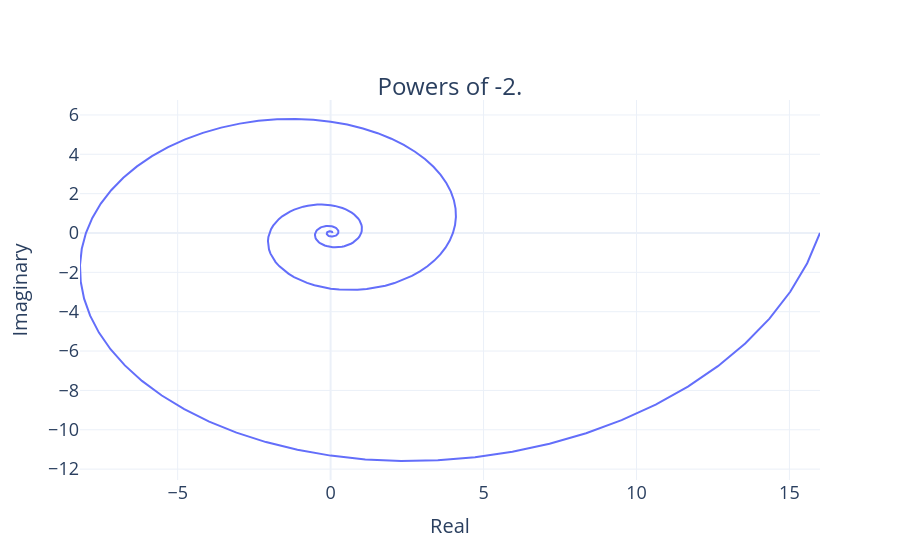

The notebook cell this image was saved under:
### Code cell
print("The hovertext sets the text that will appear when you hover your cursor over a point.")
print("This is a nice way to make a parametrized plot, where the paramets shows up in the hover.")
fig = go.Figure(data=go.Scatter(x=x, y=y,hovertext=["t={:7.3f}".format(x) for x in t]))
fig.update_layout(
    title=go.layout.Title(
        text="Powers of -2.",
        yanchor="top",
        y=0.86,
        xanchor="center",
        x=0.5,
        font=dict(size=24)),
    xaxis=go.layout.XAxis(
        title=go.layout.xaxis.Title(text="Real"),
        tickfont=dict(size=18),
        titlefont=dict(size=20)
    ),
    yaxis=go.layout.YAxis(
        title=go.layout.yaxis.Title(
            text="Imaginary"),
        tickfont=dict(size=18),
        titlefont=dict(size=20)
    )
)
fig.show()

### Figure 1 — Plotly figure (JSON) as saved in the notebook; plotly's stock layout.template omitted (floating-point values rounded to 4 significant figures; data arrays with more than 128 entries replaced by an {"elided": "..."} marker saying what was removed)
{"data": [{"hovertext": {"elided": "257 str values"}, "type": "scatter", "x": {"elided": "257 float values"}, "y": {"elided": "257 float values"}}], "layout": {"autosize": true, "title": {"font": {"size": 24}, "text": "Powers of -2.", "x": 0.5, "xanchor": "center", "y": 0.86, "yanchor": "top"}, "xaxis": {"autorange": true, "range": [-8.194, 16], "tickfont": {"size": 18}, "title": {"font": {"size": 20}, "text": "Real"}, "type": "linear"}, "yaxis": {"autorange": true, "range": [-12.55, 6.759], "tickfont": {"size": 18}, "title": {"font": {"size": 20}, "text": "Imaginary"}, "type": "linear"}}}
